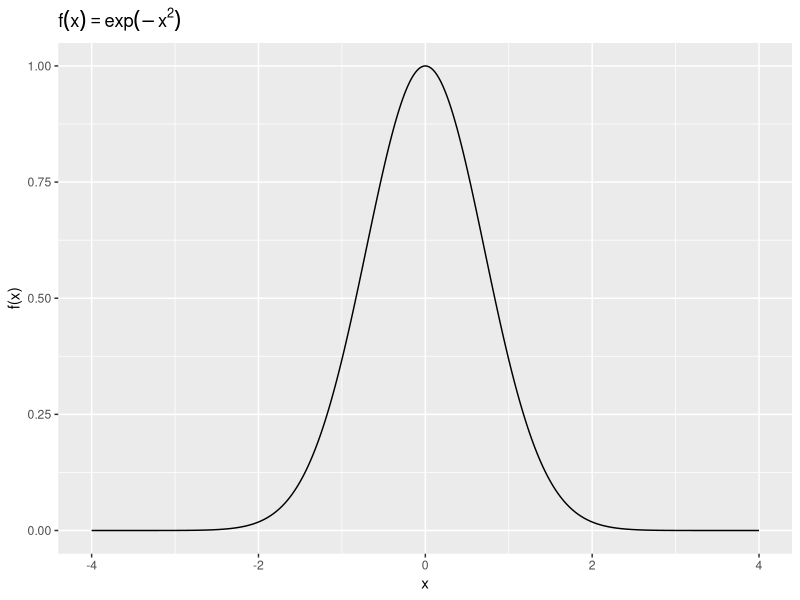
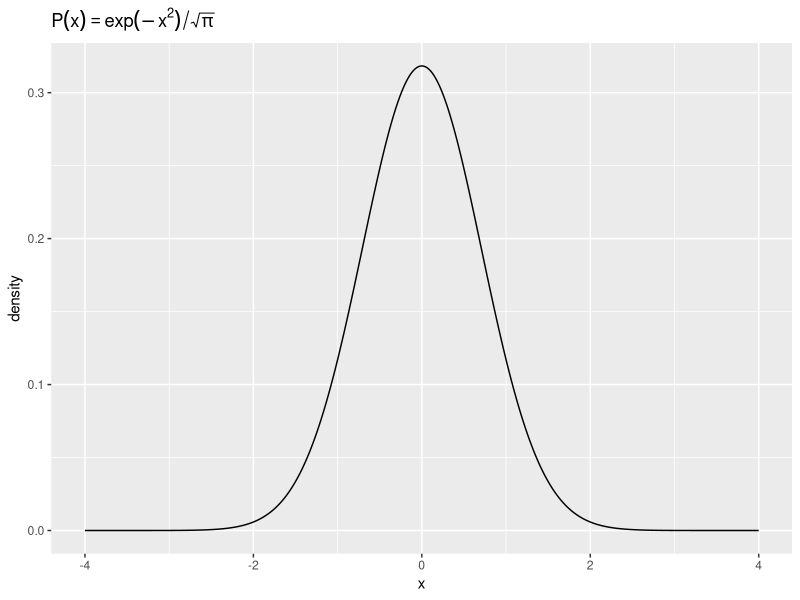
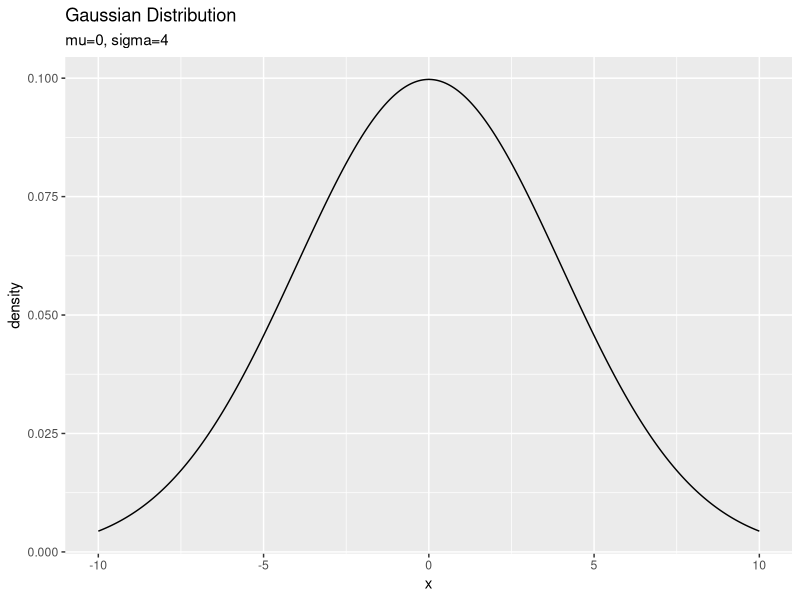

Generate these figures, in order, with R: (Note: this script raises an error after producing the figures.)

# Chapter 2 そもそもモンテカルロ法とは -------------------------------------------------

# 利用パッケージ
library(tidyverse)
library(gganimate)


# 2.1 そもそも乱数とは ------------------------------------------------------------

# 2.1.2 ガウス乱数(正規乱数) -------------------------------------------------------

### 図2.1 ガウス関数 -----

# 作図用のデータフレームを作成
gaussian_function_df <- tibble(
  x = seq(-4, 4, 0.01), 
  f_x = exp(-x^2)
)

# ガウス関数をプロット
ggplot(gaussian_function_df, aes(x = x, y = f_x)) + 
  geom_line() + 
  labs(title = expression(f(x) == exp(-x^2)), 
       y = "f(x)", x = "x")


### ガウス分布:(平均0,標準偏差1/√2)

# 作図用のデータフレームを作成
gaussian_distribution_df <- tibble(
  x = seq(-4, 4, 0.01), 
  P_x = exp(-x^2) / pi
)

# ガウス分布をプロット
ggplot(gaussian_distribution_df, aes(x = x, y = P_x)) + 
  geom_line() + 
  labs(title = expression(P(x) == exp(-x^2) / sqrt(pi)), 
       y = "density", x = "x")


### 図2.2 ガウス分布:(平均mu,標準偏差sigma) -----

# パラメータを指定
mu <- 0
sigma <- 4

# 作図用のデータフレームを作成
gaussian_distribution_df <- tibble(
  x = seq(-10, 10, 0.01), 
  C_N = sqrt(2 * pi) * sigma, # 規格化係数
  P_x = exp(-(x - mu)^2 / (2 * sigma^2)) / C_N, 
  #P_x = dnorm(x = x, mean = mu, sd = sigma)
)

# ガウス分布をプロット
ggplot(gaussian_distribution_df, aes(x = x, y = P_x)) + 
  geom_line() + 
  labs(title = "Gaussian Distribution", 
       subtitle = paste0("mu=", mu, ", sigma=", sigma),
       y = "density", x = "x")


### 図2.3 中心極限定理 -----

# 作図用のデータフレームを作成
gaussian_distribution_df <- tibble(
  x = seq(-1.5, 1.5, 0.01), 
  density = dnorm(x = x, mean = 0, sd = 1)
)

# 誤差の種類数を指定
K <- 100

# 誤差を生成
sum_error <- 0 # 変数を初期化
for(k in 1:K) {
  # 一様乱数生成
  k_error <- runif(n = 1000000, min = -0.5, max = 0.5)
  
  # 誤差を加算
  sum_error <- sum_error + k_error
}

# 作図用のデータフレームを作成
error_df = tibble(
  error = sum_error
)

# for()無しver
error_df <- runif(n = 1000000 * K, min = -0.5, max = 0.5) %>% 
  matrix(ncol = K) %>% 
  rowSums() %>% 
  tibble(error = .)

# ヒストグラムをプロット
ggplot(error_df, aes(x = error / sqrt(K))) + 
  geom_histogram(binwidth = 0.1) + 
  labs(subtitle = (paste0("K=", K)), 
       x = expression(x / K^0.5))


### アニメーション -----

# 誤差の種類を指定
K <- 100

# 作図用のデータフレームを作成
error_animation_df <- tibble() # 変数を初期化
for(k in 1:K) {
  # k種類の誤差を加算
  tmp_df <- (runif(n = 10000 * k, min = -0.5, max = 0.5) / sqrt(k)) %>% # (x / √K)としている
    matrix(ncol = k) %>% 
    rowSums() %>% 
    tibble(
      error = ., 
      k = as.factor(k)
    )
  
  # 計算結果を結合
  error_animation_df <- rbind(error_animation_df, tmp_df)
}

# 作図
error_animation <- ggplot(error_animation_df, aes(x = error)) + 
  geom_histogram(binwidth = 0.1) + 
  gganimate::transition_manual(k) + # フレーム
  labs(subtitle = "K={current_frame}", 
       x = expression(x / K^0.5))

# gif画像を作成
gganimate::animate(error_animation, nframes = K, fps = 5)


# 2.2 一様乱数を用いた積分 ----------------------------------------------------------

# 2.2.1 一様乱数を用いた円周率の計算 ----------------------------------------------------

### 図2.4 扇形の面積の求め方 -----

# 扇形のラインのデータフレームを作成
circle_df <- tibble(
  x = seq(0, 1, 0.01), 
  y = sqrt(1 - x^2)
)

# 扇形のラインを作図
ggplot(circle_df, aes(x = x, y = y)) + 
  geom_line() + 
  coord_fixed() + # 縦横比を固定
  labs(title = expression(x^2 + y^2 == 1))


# 繰り返し回数(K)を指定
K <- 1000

# 変数を初期化
n_in <- 0
sample_x <- NULL
sample_y <- NULL

# Main loop
for(k in 1:K) {
  # 乱数を生成
  x <- runif(n = 1, min = 0, max = 1)
  y <- runif(n = 1, min = 0, max = 1)
  
  # サンプルを記録
  sample_x <- c(sample_x, x)
  sample_y <- c(sample_y, y)
  
  # 扇形内のサンプルをカウント
  if(x^2 + y^2 < 1) { # 乱数が扇の中のとき
    n_in <- n_in + 1
  }
  
  # 途中経過を表示
  print(paste0("iteration: ", k, ", rate: ", round(n_in / k, 3)))
}

# 乱数をデータフレームに格納
sample_df <- tibble(
  x = sample_x, 
  y = sample_y, 
  label = dplyr::if_else(
    x^2 + y^2 < 1, true = "in", false = "out"
  )
)

# サンプルを確認
ggplot() + 
  geom_line(data = circle_df, aes(x = x, y = y), size = 1) + # 扇形のライン
  geom_point(data = sample_df, aes(x = x, y = y, color = label)) + # 乱数の散布図
  coord_fixed() + # 縦横比を固定
  labs(title = expression(x^2 + y^2 < 1), 
       subtitle = paste0("K=", K, ", N_in=", n_in))


### 図2.5 扇形の面積の推移 -----

# 繰り返し回数(K)を指定
K <- 1000

# シミュレーション回数を指定
n_simu <- 100

# シミュレーション
res_df <- tibble() # 変数を初期化
for(s in 1:n_simu) {
  # Main loopの処理
  tmp_df <- tibble(
    x = runif(n = K, min = 0, max = 1), 
    y = runif(n = K, min = 0, max = 1), 
    label = dplyr::if_else(
      x^2 + y^2 < 1, true = TRUE, false = FALSE
    ), # 扇形の中か判定
    k = 1:K, # 繰り返し回数
    simulation = as.factor(s) # 何回目のシミュレーションか
  ) %>% 
    dplyr::mutate(rate_in = cumsum(label) / k) # k回目におけるin率を計算
  
  # 結果を結合
  res_df <- rbind(res_df, tmp_df)
  
  # 途中経過を表示
  print(paste0(
    "simulation: ", s, ", E: ", round(tmp_df[["rate_in"]][K], 3)
  ))
}

# 推移をプロット
ggplot(res_df, aes(x = k, y = rate_in, color = simulation)) + 
  geom_line(alpha = 0.5) + # in率(面積)の推移
  geom_hline(aes(yintercept = pi / 4), linetype = "dashed") + # 真の面積
  theme(legend.position = "none") + # 凡例
  labs(subtitle = paste0("simulation:", n_simu), 
       y = "rate")


# 2.2.2 一様乱数を用いた定積分 ----------------------------------------------------

### 図2.6 扇形の面積 -----

# 繰り返し回数を指定
K <- 1000

# 積分する範囲を指定
a <- 0
b <- 1

# シミュレーション回数を指定
n_simu <- 100

# シミュレーション
res_df <- tibble() # 初期化
for(s in 1:n_simu) {
  # Main loopの処理
  tmp_df <- tibble(
    x = runif(n = K, min = a, max = b), # 乱数を生成
    y = sqrt(1 - x^2), 
    k = 1:K, # 繰り返し回数
    simulation = as.factor(s) # 何回目のシミュレーションか
  ) %>% 
    dplyr::mutate(E_f_x = cumsum(y) / k) # 関数の平均を計算
  
  # 結果を結合
  res_df <- rbind(res_df, tmp_df)
  
  # 途中経過を表示
  print(paste0(
    "simulation: ", s, ", E: ", round(tmp_df[["E_f_x"]][K], 3)
  ))
}

# 推移をプロット
ggplot(res_df, aes(x = k, y = E_f_x, color = simulation)) + 
  geom_line(alpha = 0.5) + # 平均値(面積)の推移
  geom_hline(aes(yintercept = pi / 4), linetype = "dashed") + # 真の値
  theme(legend.position = "none") + # 凡例
  labs(title = expression(f(x) == sqrt(1 - x^2)), 
       subtitle = paste0("a=", a, ", b=", b, ", simulation:", n_simu), 
       y = "E[f(x)]")


# 2.2.3 ガウス積分 -------------------------------------------------------------

### 図2.7 ガウス分布の期待値 -----

# 繰り返し回数(K)を指定
K <- 1000

# 積分範囲を指定
a = 2

# ガウス分布のデータフレームを作成
gaussian_distribution_df <- tibble(
  x = seq(-a, a, 0.01), # x軸の描画範囲
  P_x = exp(-x^2 / 2) / sqrt(2 * pi) # 確率密度
)

# ガウス分布をプロット
ggplot(gaussian_distribution_df, aes(x = x, y = P_x)) + 
  geom_line() + 
  labs(title = "Gaussian Distribution", 
       subtitle = expression(paste(mu == 0, ", ", sigma == 1)), 
       y = "density")


# シミュレーション回数を指定
n_simu <- 100

# シミュレーション
res_df <- tibble() # 初期化
for(s in 1:n_simu) {
  # Main loopの処理
  tmp_df <- tibble(
    x = runif(n = K, min = -a, max = a), # 乱数を生成
    #P_x = exp(-x^2 / 2) / sqrt(2 * pi), # 確率密度
    P_x = dnorm(x = x, mean = 0, sd = 1), # 確率密度
    k = 1:K, # 繰り返し番号
    simulation = as.factor(s) # シミュレーション番号
  ) %>% 
    dplyr::mutate(E_f_x = cumsum(P_x) / k) # 期待値計算
  
  # 結果を結合
  res_df <- rbind(res_df, tmp_df)
  
  # 途中経過を表示
  print(paste0(
    "simulation: ", s, ", E: ", round(tmp_df[["E_f_x"]][K], 3)
  ))
}

# 推移をプロット
ggplot(res_df, aes(x = k, y = E_f_x * 2 * a, color = simulation)) + 
  geom_line(alpha = 0.5) + # 平均値の推移
  geom_hline(aes(yintercept = 1), linetype = "dashed") + # 真の値
  ylim(c(0, 4)) + # y軸の表示範囲
  theme(legend.position = "none") + # 凡例
  labs(title = expression(f(x) == N(x, mu == 0, sigma == 1)), 
       subtitle = paste0("a=", a), 
       y = "E[f(x)]")


# 2.3 期待値と積分 --------------------------------------------------------------

# 繰り返し回数を指定
K <- 1000

# シミュレーション回数を指定
n_simu <- 100

# シミュレーション
res_df <- tibble() # 初期化
for(s in 1:n_simu) {
  # Main loopの処理
  tmp_df <- tibble(
    x = runif(n = K, min = 0, max = 1), # 乱数を生成
    y = runif(n = K, min = 0, max = 1), # 乱数を生成
    label = dplyr::if_else(
      x^2 + y^2 < 1, true = TRUE, false = FALSE
    ), # 扇形の中か判定
    f_xy = dplyr::if_else(
      label == TRUE, true = 2 * pi * sqrt(1 - x^2 - y^2), false = 0
    ), # 扇形の中のとき面積を計算:式(2.9)
    k = 1:K, # 繰り返し番号
    simulation = as.factor(s) # シミュレーション番号
  ) %>% 
    dplyr::mutate(n_in = cumsum(label)) %>% # 扇形の中の数
    dplyr::mutate(E_f_xy = cumsum(f_xy) / n_in) # zの平均値を計算
  
  # 結果を結合
  res_df <- rbind(res_df, tmp_df)
  
  # 途中経過を表示
  print(paste0(
    "simulation: ", s, ", E: ", round(tmp_df[["E_f_xy"]][K], 3)
  ))
}

# 結果を作図
ggplot(res_df, aes(x = k, y = E_f_xy, color = simulation)) + 
  geom_line(alpha = 0.5) + # 平均値(体積)の推移
  geom_hline(aes(yintercept = 4 * pi / 3), linetype = "dashed") + # 真の体積
  theme(legend.position = "none") + # 凡例
  labs(title = expression(f(x, y) == 2 * pi * sqrt(1 - x^2 - y^2)), 
       subtitle = paste0("simulation: ", n_simu), 
       y = "E[f(x, y)]")


# 2.4 ガウス乱数を用いた期待値の計算 -----------------------------------------------------
